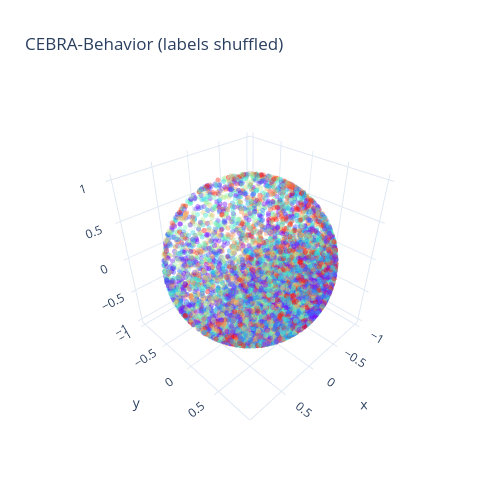

Notebook source saved alongside this figure:
### Code cell
#fit, transform
cebra_shuffled_model.fit(hippocampus_pos.neural, shuffled_pos)
cebra_pos_shuffled = cebra_shuffled_model.transform(hippocampus_pos.neural)
# GoF
gof_full = cebra.sklearn.metrics.goodness_of_fit_score(cebra_shuffled_model, hippocampus_pos.neural,hippocampus_pos.continuous_index.numpy())
print(" GoF in bits - full:", gof_full)
# plot embedding
fig = cebra.integrations.plotly.plot_embedding_interactive(cebra_pos_shuffled, embedding_labels=hippocampus_pos.continuous_index[:,0], title = "CEBRA-Behavior (labels shuffled)", markersize=3, cmap = "rainbow")
fig.show()
# plot the loss curve
ax = cebra.plot_loss(cebra_shuffled_model)

### Figure 1 — Plotly figure (JSON) as saved in the notebook; plotly's stock layout.template omitted (floating-point values rounded to 4 significant figures; data arrays with more than 128 entries replaced by an {"elided": "..."} marker saying what was removed)
{"data": [{"marker": {"color": {"elided": "10178 float values"}, "colorscale": [[0, "rgb(127, 0, 255)"], [0.1, "rgb(77, 77, 251)"], [0.2, "rgb(25, 149, 242)"], [0.3, "rgb(24, 205, 227)"], [0.4, "rgb(76, 242, 206)"], [0.5, "rgb(128, 254, 179)"], [0.6, "rgb(178, 242, 149)"], [0.7, "rgb(230, 205, 115)"], [0.8, "rgb(255, 149, 78)"], [0.9, "rgb(255, 77, 39)"], [1, "rgb(255, 0, 0)"]], "opacity": 0.4, "size": 3}, "mode": "markers", "name": "tensor([0.0111, 0.0148, 0.0148,  ..., 0.0260, 0.0169, 0.0059])", "type": "scatter3d", "x": {"elided": "10178 float values"}, "y": {"elided": "10178 float values"}, "z": {"elided": "10178 float values"}}], "layout": {"height": 500, "showlegend": false, "title": {"text": "CEBRA-Behavior (labels shuffled)"}, "width": 500}}
